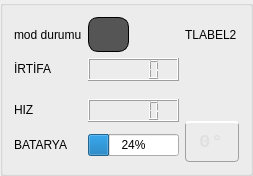
       <widget class="QGroupBox" name="groupBox">
        <property name="sizePolicy">
         <sizepolicy hsizetype="Expanding" vsizetype="Expanding">
          <horstretch>0</horstretch>
          <verstretch>0</verstretch>
         </sizepolicy>
        </property>
        <property name="title">
         <string/>
        </property>
        <layout class="QGridLayout" name="gridLayout_20">
         <item row="0" column="0">
          <layout class="QGridLayout" name="gridLayout_15">
           <item row="7" column="0">
            <widget class="QLabel" name="label_27">
             <property name="sizePolicy">
              <sizepolicy hsizetype="Fixed" vsizetype="Fixed">
               <horstretch>0</horstretch>
               <verstretch>0</verstretch>
              </sizepolicy>
             </property>
             <property name="text">
              <string>BATARYA</string>
             </property>
            </widget>
           </item>
           <item row="5" column="1">
            <widget class="QLCDNumber" name="lcd_irtifa_11">
             <property name="sizePolicy">
              <sizepolicy hsizetype="Expanding" vsizetype="Expanding">
               <horstretch>0</horstretch>
               <verstretch>0</verstretch>
              </sizepolicy>
             </property>
             <property name="intValue" stdset="0">
              <number>0</number>
             </property>
            </widget>
           </item>
           <item row="2" column="0">
            <widget class="QLabel" name="label_28">
             <property name="sizePolicy">
              <sizepolicy hsizetype="Fixed" vsizetype="Fixed">
               <horstretch>0</horstretch>
               <verstretch>0</verstretch>
              </sizepolicy>
             </property>
             <property name="text">
              <string>İRTİFA</string>
             </property>
            </widget>
           </item>
           <item row="2" column="1">
            <widget class="QLCDNumber" name="lcd_hiz_11">
             <property name="sizePolicy">
              <sizepolicy hsizetype="Expanding" vsizetype="Expanding">
               <horstretch>0</horstretch>
               <verstretch>0</verstretch>
              </sizepolicy>
             </property>
            </widget>
           </item>
           <item row="0" column="1">
            <widget class="QLabel" name="isik_carpisma_4">
             <property name="sizePolicy">
              <sizepolicy hsizetype="Fixed" vsizetype="Fixed">
               <horstretch>0</horstretch>
               <verstretch>0</verstretch>
              </sizepolicy>
             </property>
             <property name="minimumSize">
              <size>
               <width>35</width>
               <height>35</height>
              </size>
             </property>
             <property name="maximumSize">
              <size>
               <width>41</width>
               <height>41</height>
              </size>
             </property>
             <property name="styleSheet">
              <string notr="true">/* Kapalı (Gri) Işık Görünümü */
QLabel {
    background-color: #555555;  /* Koyu gri renk */
    border-radius: 10px;        /* Boyut 20 ise yarısı 10'dur. Bu kodu tam yuvarlak yapar */
    border: 1px solid #000000;  /* İnce siyah çerçeve */
}</string>
             </property>
             <property name="text">
              <string/>
             </property>
            </widget>
           </item>
           <item row="7" column="1">
            <widget class="QProgressBar" name="bar_batarya_11">
             <property name="sizePolicy">
              <sizepolicy hsizetype="Expanding" vsizetype="Expanding">
               <horstretch>0</horstretch>
               <verstretch>0</verstretch>
              </sizepolicy>
             </property>
             <property name="value">
              <number>24</number>
             </property>
            </widget>
           </item>
           <item row="0" column="0">
            <widget class="QLabel" name="label_10">
             <property name="sizePolicy">
              <sizepolicy hsizetype="Expanding" vsizetype="Expanding">
               <horstretch>0</horstretch>
               <verstretch>0</verstretch>
              </sizepolicy>
             </property>
             <property name="text">
              <string>mod durumu</string>
             </property>
            </widget>
           </item>
           <item row="5" column="0">
            <widget class="QLabel" name="label_26">
             <property name="sizePolicy">
              <sizepolicy hsizetype="Fixed" vsizetype="Fixed">
               <horstretch>0</horstretch>
               <verstretch>0</verstretch>
              </sizepolicy>
             </property>
             <property name="text">
              <string>HIZ</string>
             </property>
            </widget>
           </item>
           <item row="0" column="2">
            <widget class="QLabel" name="label_11">
             <property name="sizePolicy">
              <sizepolicy hsizetype="Expanding" vsizetype="Expanding">
               <horstretch>0</horstretch>
               <verstretch>0</verstretch>
              </sizepolicy>
             </property>
             <property name="text">
              <string>TLABEL2</string>
             </property>
            </widget>
           </item>
           <item row="2" column="2" rowspan="7">
            <layout class="QVBoxLayout" name="verticalLayout_5">
             <item>
              <widget class="DronluPusula" name="widget_5" native="true">
               <property name="sizePolicy">
                <sizepolicy hsizetype="Expanding" vsizetype="Expanding">
                 <horstretch>0</horstretch>
                 <verstretch>0</verstretch>
                </sizepolicy>
               </property>
              </widget>
             </item>
             <item>
              <widget class="QLabel" name="label_60">
               <property name="sizePolicy">
                <sizepolicy hsizetype="Expanding" vsizetype="Expanding">
                 <horstretch>0</horstretch>
                 <verstretch>0</verstretch>
                </sizepolicy>
               </property>
               <property name="maximumSize">
                <size>
                 <width>91</width>
                 <height>41</height>
                </size>
               </property>
               <property name="font">
                <font>
                 <family>Consolas</family>
                 <pointsize>-1</pointsize>
                 <weight>75</weight>
                 <bold>true</bold>
                </font>
               </property>
               <property name="styleSheet">
                <string notr="true">QLabel {
    /* Yazı Tipi ve Gümüş Rengi */
    color: #E0E0E0; 
    font-family: 'Consolas', 'Segoe UI', monospace;
    font-size: 19px;
    font-weight: bold;
    letter-spacing: 1px;
    
    /* Arka Plan: Koyu Füme Gradyan */
    background-color: qlineargradient(x1:0, y1:0, x2:0, y2:1, 
                                      stop:0 rgba(30, 30, 30, 0.9), 
                                      stop:1 rgba(15, 15, 15, 0.95));
    
    /* Çerçeve Tasarımı */
    border: 1px solid #A0A0A0;
    border-top: 2px solid #FFFFFF; /* Parlak üst çizgi */
    border-radius: 4px;
    
    /* Hizalama ve Boşluk */
    padding: 3px 8px;
    qproperty-alignment: 'AlignCenter';
}

/* --- HOVER ETKİSİ --- */
QLabel:hover {
    /* Yazı saf beyaza dönerek parlar */
    color: #FFFFFF; 
    
    /* Çerçeve gümüşten parlak beyaza geçer */
    border-color: #FFFFFF;
    
    /* Arka plan hafifçe aydınlanır (metalik parlama hissi) */
    background-color: qlineargradient(x1:0, y1:0, x2:0, y2:1, 
                                      stop:0 rgba(50, 50, 50, 0.95), 
                                      stop:1 rgba(30, 30, 30, 0.98));
    
    /* Hafif bir gölge/ışıltı efekti (Opsiyonel) */
    border-top: 3px solid #FFFFFF;
}</string>
               </property>
               <property name="text">
                <string>0°</string>
               </property>
              </widget>
             </item>
            </layout>
           </item>
          </layout>
         </item>
        </layout>
       </widget>
